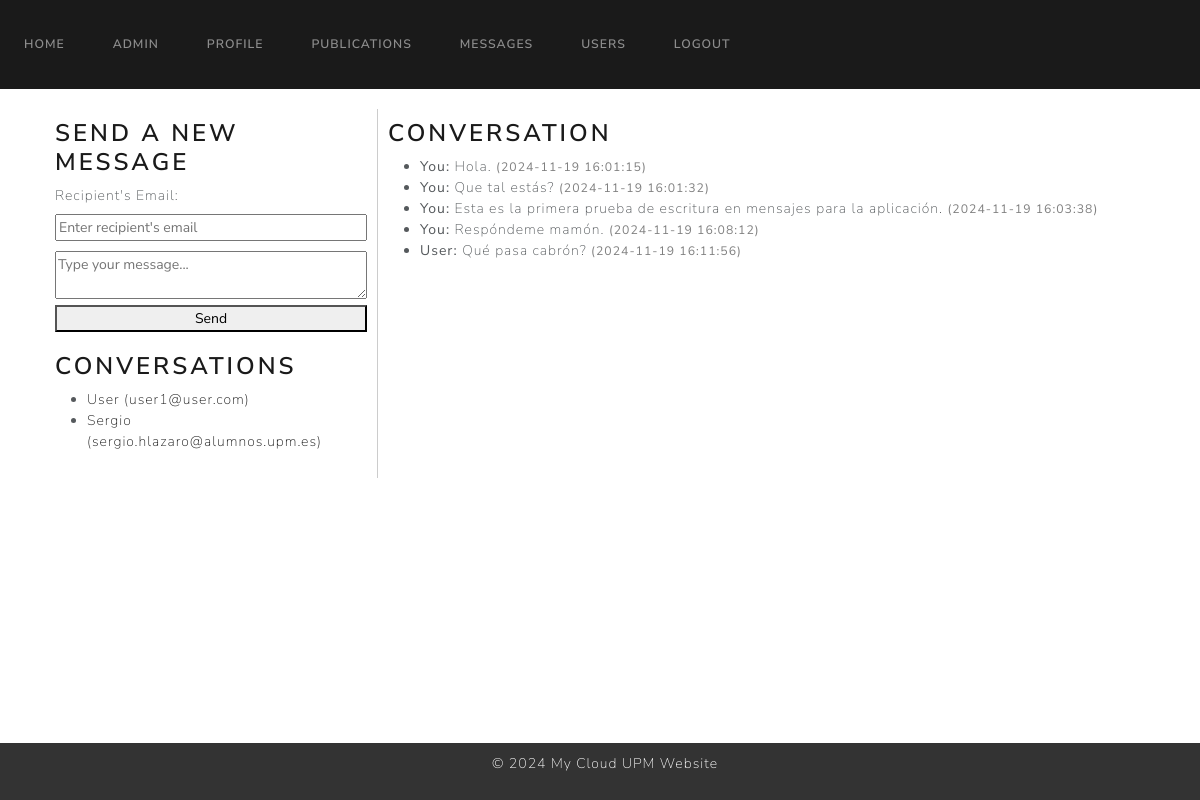
The app's page /messages?user_id=2 (signed in) with its own data.
### website/models.py (models this page shows)
class User(UserMixin, db.Model):
    id = db.Column(db.Integer, primary_key=True)
    name = db.Column(db.String(100), unique=True, nullable=False)
    surname = db.Column(db.String(100), unique=True, nullable=False)
    email = db.Column(db.String(100), unique=True, nullable=False)
    password = db.Column(db.String(100), nullable=False)
    role = db.Column(db.Integer, nullable=False, default=1)  # 0 para admin, 1 para usuario regular
    is_blocked = db.Column(db.Boolean, nullable=False, default=False)  # Nuevo campo para indicar si el usuario está bloqueado
    profile_pic = db.Column(db.String(150), default='default.jpg')
    publications = db.relationship('Publication')
    login_records = db.relationship('LoginRecord')

class Message(db.Model):
    id = db.Column(db.Integer, primary_key=True)
    sender_id = db.Column(db.Integer, db.ForeignKey('user.id'), nullable=False)
    receiver_id = db.Column(db.Integer, db.ForeignKey('user.id'), nullable=False)
    content = db.Column(db.Text, nullable=False)
    timestamp = db.Column(db.DateTime, default=func.now())
    sender = db.relationship('User', foreign_keys=[sender_id], backref='sent_messages')
    receiver = db.relationship('User', foreign_keys=[receiver_id], backref='received_messages')

### website/views.py (the view)
@views.route('/messages', methods=['GET'])
@login_required
def messages():
    users_contacted = db.session.query(User).join(
        Message, (Message.sender_id == User.id) | (Message.receiver_id == User.id)
    ).filter(User.id != current_user.id).distinct().all()
    selected_user_id = request.args.get('user_id', type=int)
    conversation = None
    if selected_user_id:
        conversation = Message.query.filter(
            (Message.sender_id == current_user.id) & (Message.receiver_id == selected_user_id) |
            (Message.receiver_id == current_user.id) & (Message.sender_id == selected_user_id)
        ).order_by(Message.timestamp).all()
    return render_template(
        'messages.html',
        user=current_user,
        users_contacted=users_contacted,
        conversation=conversation,
        selected_user_id=selected_user_id
    )

### website/templates/messages.html
{% extends "base.html" %}
{% block content %}
<div style="display: flex; height: 100%; margin-top: 20px;">
    <div style="width: 30%; border-right: 1px solid #ccc; padding: 10px;">
        <h3>Send a New Message</h3>
        <form action="{{ url_for('views.send_message') }}" method="POST" style="margin-bottom: 20px;">
            <label for="receiver_email">Recipient's Email:</label><br>
            <input type="email" name="receiver_email" placeholder="Enter recipient's email" required style="width: 100%; margin-bottom: 10px;"><br>
            <textarea name="content" placeholder="Type your message..." required style="width: 100%;"></textarea><br>
            <button type="submit" style="width: 100%;">Send</button>
        </form>
        <h3>Conversations</h3>
        <ul>
            {% for user in users_contacted %}
                <li>
                    <a href="{{ url_for('views.messages', user_id=user.id) }}">
                        {{ user.name }} ({{ user.email }})
                    </a>
                </li>
            {% endfor %}
        </ul>
    </div>
    <div style="width: 70%; padding: 10px;">
        <h3>Conversation</h3>
        {% if conversation %}
            <ul>
                {% for message in conversation %}
                    <li>
                        <strong>{% if message.sender_id == current_user.id %}You{% else %}{{ message.sender.name }}{% endif %}:</strong>
                        {{ message.content }}
                        <small style="color: gray;">({{ message.timestamp }})</small>
                    </li>
                {% endfor %}
            </ul>
        {% else %}
            <p>Select a user to view the conversation or start a new message on the left.</p>
        {% endif %}
    </div>
</div>
{% endblock %}

### records on screen
User: name "User", email "user1@user.com"
User: name "Sergio", email "sergio.hlazaro@alumnos.upm.es"
Message: shows "You", content "Hola.", timestamp "2024-11-19 16:01:15"
Message: shows "You", content "Que tal estás?", timestamp "2024-11-19 16:01:32"
Message: shows "You", content "Esta es la primera prueba de escritura en mensajes para la aplicación.", timestamp "2024-11-19 16:03:38"
Message: shows "You", content "Respóndeme mamón.", timestamp "2024-11-19 16:08:12"
Message: sender.name "User", content "Qué pasa cabrón?", timestamp "2024-11-19 16:11:56"
